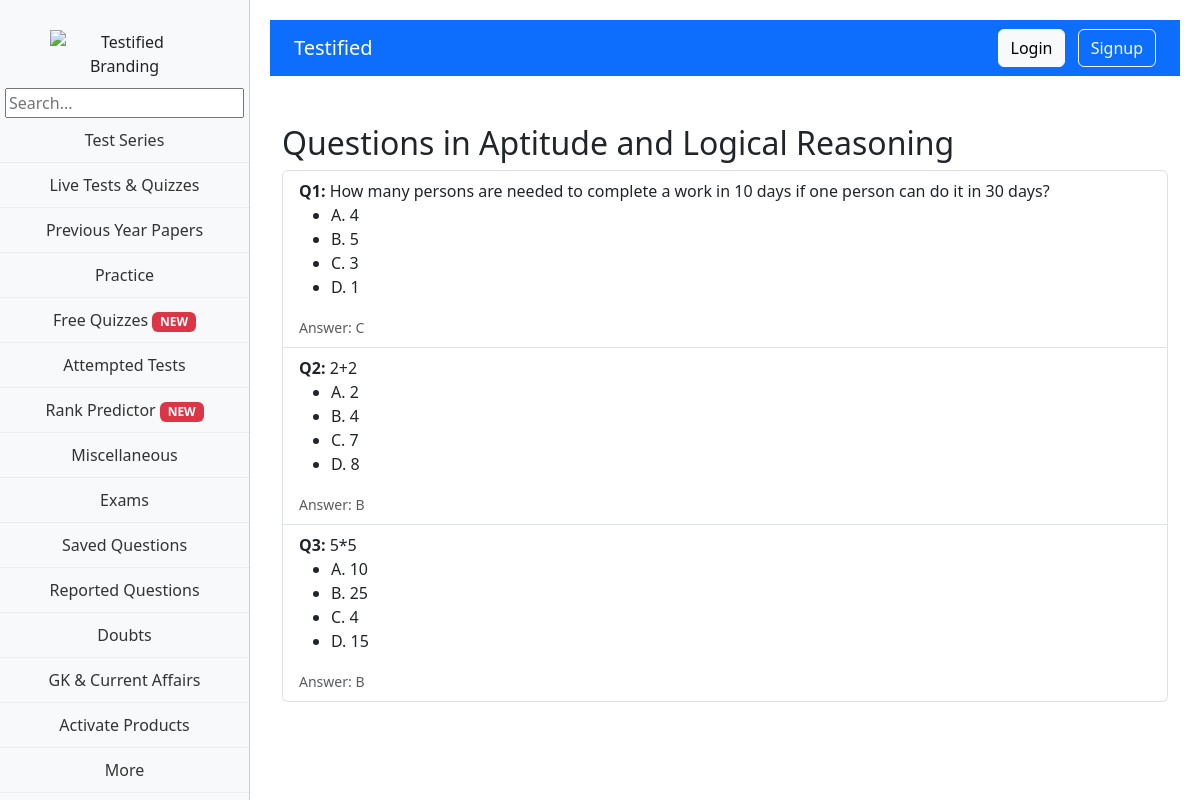
Screenshot of /sections/1/questions/ with the database file from the repository.
### homepage/models.py (models this page shows, shortened)
class Section(models.Model):
    exam = models.ForeignKey(Exam, on_delete=models.CASCADE, related_name="sections")
    title = models.CharField(max_length=100)

class Question(models.Model):
    section = models.ForeignKey(
        Section, on_delete=models.CASCADE, related_name="questions"
    )
    text = models.TextField()
    option_a = models.CharField(max_length=200)
    option_b = models.CharField(max_length=200)
    option_c = models.CharField(max_length=200)
    option_d = models.CharField(max_length=200)
    correct = models.CharField(
        max_length=1, choices=[("A", "A"), ("B", "B"), ("C", "C"), ("D", "D")]
    )

### homepage/views.py (the view)
# urls.py: path("sections/<int:section_id>/questions/", section_questions, name="questions"),
def section_questions(request, section_id):
    section = get_object_or_404(Section, id=section_id)
    questions = section.questions.all()
    return render(
        request, "homepage/questions.html", {"section": section, "questions": questions}
    )

### homepage/templates/homepage/questions.html
{% extends 'base.html' %}
{% block content %}
<div class="container mt-5">
    <h2>Questions in {{ section.title }}</h2>
    <div class="list-group">
        {% for q in questions %}
        <div class="list-group-item">
            <strong>Q{{ forloop.counter }}:</strong> {{ q.text }}<br>
            <ul>
                <li>A. {{ q.option_a }}</li>
                <li>B. {{ q.option_b }}</li>
                <li>C. {{ q.option_c }}</li>
                <li>D. {{ q.option_d }}</li>
            </ul>
            <small class="text-muted">Answer: {{ q.correct }}</small>
        </div>
        {% endfor %}
    </div>
</div>
{% endblock %}

### homepage/static/css/home.css (style rules this page uses)
body { background-color: #f5f8ff; }
h2 { color: #004aad; }

### homepage/templates/base.html (style rules this page uses)
body { display: flex; flex-direction: column; }

### rows the page displays
Section: title "Aptitude and Logical Reasoning"
Question: text "How many persons are needed to complete a work in 10 days if one person can do it in 30 days?", option_a "4", option_b "5", option_c "3", option_d "1", correct "C"
Question: text "2+2", option_a "2", option_b "4", option_c "7", option_d "8", correct "B"
Question: text "5*5", option_a "10", option_b "25", option_c "4", option_d "15", correct "B"
